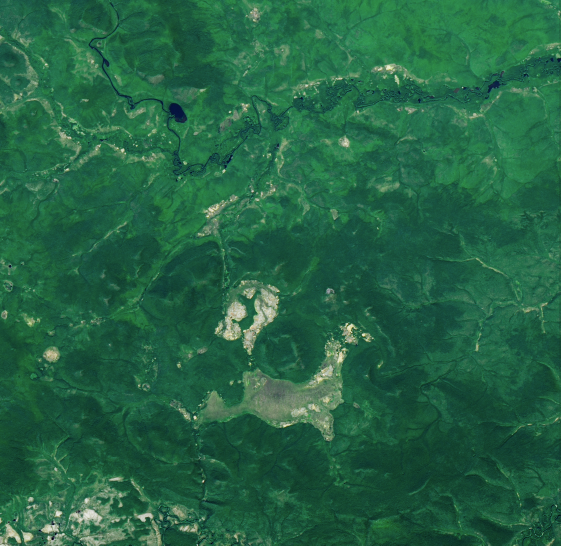
#> input picture production/tunguska-ep011/sources/russia_tunguskablast_oli_20240706_lrg.jpg, 1122 x 1091 px (shown at 1/2 size); its folder holds only this picture in this run
$ python thumbs.py ../sources/russia_tunguskablast_oli_20240706_lrg.jpg ../thumbs/EP011_cover_A_no_crater.jpg
#> lines starting #> are read from the running program, lines starting #| are printed output that depends on the picture
### production/bennu-ep012/assembly/paint.py
"""EP011 painted 2.5D primitives (Pillow + numpy only).

Procedural painted look for the selected Orbital Atlas style: textured gradients, brush-noise grain,
sculpted conifer sprites with lit/shadow sides, soft glows. Everything here is original, generated in code.
"""
import math
from functools import lru_cache
import numpy as np
from PIL import Image, ImageDraw, ImageFilter, ImageFont, ImageChops

W, H, FPS = 1920, 1080, 30
FI = "/usr/share/fonts/opentype/inter/"


def clamp(x, a=0.0, b=1.0):
    return a if x < a else b if x > b else x


def seg(t, a, b):
    return clamp((t - a) / (b - a)) if b > a else float(t >= a)


def smooth(x):
    x = clamp(x)
    return x * x * (3 - 2 * x)


def ease_out(x):
    x = clamp(x)
    return 1 - (1 - x) ** 3


def ease_in(x):
    x = clamp(x)
    return x ** 3


def lerp(a, b, u):
    return a + (b - a) * u


def mix(c0, c1, u):
    return tuple(int(round(lerp(a, b, u))) for a, b in zip(c0, c1))


@lru_cache(maxsize=None)
def font(name, size):
    return ImageFont.truetype(FI + name, size)


# ---------------------------------------------------------------- noise / texture
def noise(w, h, cell, seed, aniso=1.0):
    """value noise: random grid upsampled bicubic; aniso>1 stretches horizontally (brush strokes)."""
    rng = np.random.default_rng(seed)
    gw, gh = max(2, int(w / (cell * aniso))), max(2, int(h / cell))
    g = (rng.random((gh, gw)) * 255).astype(np.uint8)
    im = Image.fromarray(g, "L").resize((w, h), Image.BICUBIC)
    return np.asarray(im, np.float32) / 255.0


def fbm(w, h, seed, cells=(160, 60, 22, 8), weights=(0.45, 0.28, 0.17, 0.10), aniso=1.0):
#> called with w = 512, h = 512, seed = 4, cells = (85.33, 36.57, 17.07), weights = (0.5, 0.3, 0.2), aniso = 1
    out = np.zeros((h, w), np.float32)
    for k, (c, wt) in enumerate(zip(cells, weights)):
        out += wt * noise(w, h, c, seed + 17 * k, aniso)
    return out


# [17 lines left out: functions paint_texture, vgradient, not called in this run]


def radial_alpha(size, inner=0.0, power=1.6):
    s = size
    y, x = np.mgrid[0:s, 0:s].astype(np.float32)
    r = np.hypot(x - s / 2 + 0.5, y - s / 2 + 0.5) / (s / 2)
    a = np.clip(1 - (r - inner) / (1 - inner), 0, 1) ** power
    return a


def glow_sprite(size, color, power=1.6, core=None, seed=0, turb=0.0):
    """soft radial glow RGBA; core=(r,g,b) hot centre; turb adds painted turbulence to the edge."""
    a = radial_alpha(size, 0.0, power)
    if turb:
        a = a * (1 - turb + turb * 2 * fbm(size, size, seed, cells=(size / 6, size / 14, size / 30), weights=(0.5, 0.3, 0.2)))
    rgb = np.zeros((size, size, 3), np.float32)
    rgb[:] = color
    if core is not None:
        k = radial_alpha(size, 0.0, 3.0)[..., None]
        rgb = rgb * (1 - k) + np.array(core, np.float32) * k
    out = np.dstack([rgb, np.clip(a, 0, 1) * 255]).astype(np.uint8)
#> out: shape (512, 512, 4)
    return Image.fromarray(out, "RGBA")


# ---------------------------------------------------------------- sprites
# [85 lines left out: functions tree_sprite, stamp, add_glow, not called in this run]


def camera(layer, cx, cy, zoom, out=(W, H)):
    """view of `layer` centred on (cx, cy) in layer pixels at zoom (1 = layer px per output px)."""
    w, h = out
    sx = 1.0 / zoom
    x0 = cx - w * sx / 2; y0 = cy - h * sx / 2
    return layer.transform(out, Image.AFFINE, (sx, 0, x0, 0, sx, y0), resample=Image.BILINEAR)


# ---------------------------------------------------------------- text
def shadow_text(img, xy, text, f, fill, anchor="la", stroke=3, blur=8, shadow=(0, 0, 0, 190)):
    sh = Image.new("RGBA", img.size, (0, 0, 0, 0))
    ImageDraw.Draw(sh).text((xy[0] + 4, xy[1] + 6), text, font=f, fill=shadow, anchor=anchor, stroke_width=stroke, stroke_fill=shadow)
    sh = sh.filter(ImageFilter.GaussianBlur(blur))
    img.alpha_composite(sh)
    ImageDraw.Draw(img).text(xy, text, font=f, fill=fill, anchor=anchor, stroke_width=stroke, stroke_fill=(0, 0, 0, 255))


def pill(img, xy, text, size=24, bg=(10, 18, 34, 190), fg=(244, 238, 226, 255), anchor="l", alpha=1.0, wt="Inter-SemiBold.otf"):
    if alpha <= 0.01:
        return
    f = font(wt, size)
    d0 = ImageDraw.Draw(img)
    l, t, r, b = d0.textbbox((0, 0), text, font=f)
    w, h = r - l + 32, b - t + 20
    x, y = xy
    if anchor == "r":
        x -= w
    elif anchor == "c":
        x -= w / 2
    layer = Image.new("RGBA", (int(w), int(h)), (0, 0, 0, 0))
    d = ImageDraw.Draw(layer)
    d.rounded_rectangle([0, 0, w - 1, h - 1], 10, fill=bg)
    d.text((16 - l, 10 - t), text, font=f, fill=fg)
    if alpha < 0.999:
        layer.putalpha(layer.getchannel("A").point(lambda v: int(v * alpha)))
    img.alpha_composite(layer, (int(x), int(y)))


# [15 lines left out: functions grade, _vig, not called in this run]


@lru_cache(maxsize=8)
def _grain(w, h, s):
    return (np.random.default_rng(1000 + s).standard_normal((h, w)) * 1.0).astype(np.float32)

### production/tunguska-ep011/assembly/forest.py
"""Taiga hero scene: painted layered forest at dawn, bolide streak, airburst, pressure wave, staggered tree fall.
The state is a pure function of the event time e (seconds after the burst), so shots can hold, play and rewind
the same scene (actual scene-state rewind, not a reversed clip). Illustration / reconstruction, not to scale."""
import math
from functools import lru_cache
import numpy as np
from PIL import Image, ImageDraw, ImageFilter
from paint import (W, H, clamp, seg, smooth, ease_in, ease_out, lerp, mix, noise, fbm, paint_texture, vgradient,
                   glow_sprite, tree_sprite, stamp, add_glow, camera)

WW, WH = 2400, 1350           # world size (camera can zoom 1.25x without upscaling)
GZ = (1660, 300)              # burst point in world px (upper right, matches the thumbnail)
GROUND_Y = 900                # horizon of the near forest floor
V = 260.0                     # wave speed in world px per second (illustrative)
HAZE = (214, 150, 112)


# [36 lines left out: functions sky, _ridge, far_layers, not called in this run]


TREE_VARIANTS = 10


# [86 lines left out: functions tree, fallen_log, _trees, mid_layer_pair, hero_trees, ground_near, not called in this run]


FIRE = glow_sprite(512, (255, 150, 60), power=1.25, core=(255, 248, 225), seed=4, turb=0.35)
HALO = glow_sprite(512, (255, 180, 110), power=2.6)
SUN = glow_sprite(256, (255, 214, 150), power=2.0, core=(255, 250, 235))
STREAK_HEAD = glow_sprite(128, (255, 230, 190), power=1.5, core=(255, 255, 255))


# [108 lines left out: functions state, fall_angle, render, not called in this run]

### production/tunguska-ep011/assembly/scenes.py
"""EP011 scenes. Each scene(t, D, p) -> RGB 1920x1080 for local time t of a shot lasting D seconds.
Real sources: NASA EO Landsat 8 (2024-07-06) and the May 1929 Kulik expedition photo; everything else is original
painted illustration and is tagged as reconstruction / illustration on screen."""
import math, os
from functools import lru_cache
import numpy as np
from PIL import Image, ImageDraw, ImageFilter
from paint import (W, H, clamp, seg, smooth, ease_in, ease_out, lerp, mix, font, noise, fbm, paint_texture, vgradient,
                   glow_sprite, tree_sprite, stamp, add_glow, camera, shadow_text, pill, grade)
import forest as F

HERE = os.path.dirname(os.path.abspath(__file__))
SRC = os.path.join(HERE, "..", "sources")


def BD(im):
    """ImageDraw that alpha-blends semi-transparent colours onto an opaque canvas (plain Draw would overwrite alpha)."""
    d = ImageDraw.Draw(im)
    d.draw = Image.core.draw(im.im, 1)
    return d


YEL, WHT, INK = (255, 210, 63, 255), (255, 255, 255, 255), (244, 238, 226, 255)
CR_LS = "NASA EARTH OBSERVATORY / MICHALA GARRISON · LANDSAT 8 OLI, USGS · JULY 6, 2024"
CR_AR = "PHOTO: LEONID KULIK EXPEDITION, MAY 1929 · VIA NASA EARTH OBSERVATORY · PUBLIC DOMAIN"
ILL = "ILLUSTRATION · NOT TO SCALE"
REC = "RECONSTRUCTION · NOT FOOTAGE"


def tag_ill(img, text=ILL, a=1.0):
    pill(img, (W - 40, 36), text, 22, bg=(120, 52, 18, 200), anchor="r", alpha=a)


def credit(img, text, a=1.0):
    pill(img, (40, 36), text, 22, alpha=a)


# [24 lines left out: function headline, not called in this run]


def fade_io(t, D, i=0.35, o=0.35, d0=0.15):
    return smooth(seg(t, d0, d0 + i)) * (1 - smooth(seg(t, D - o - 0.05, D - 0.05)))


# ---------------------------------------------------------------- real images
@lru_cache(maxsize=1)
def landsat():
    im = Image.open(os.path.join(SRC, "russia_tunguskablast_oli_20240706_lrg.jpg")).convert("RGB")
    return im.resize((im.width * 2, im.height * 2), Image.LANCZOS)   # 2244 x 2182


LS_EPI = (534 * 2, 854 * 2)     # NASA EO label positions (720 px labelled version x 1.558, then x2)
LS_CHEKO = (288 * 2, 132 * 2)


# [11 lines left out: function ls_view, not called in this run]


def to_screen(pt, cam):
    cx, cy, z = cam
    return (W / 2 + (pt[0] - cx) * z, H / 2 + (pt[1] - cy) * z)


# [28 lines left out: function landsat_scene, not called in this run]


@lru_cache(maxsize=1)
def archive():
    im = Image.open(os.path.join(SRC, "kulik_1929_nasa_eo.jpg")).convert("L")
    return im.resize((im.width * 3 // 5, im.height * 3 // 5), Image.LANCZOS).convert("RGB")   # 3131 x 2126


# [34 lines left out: functions archive_scene, navy_bg, stars, not called in this run]


@lru_cache(maxsize=None)
def blurred_forest(e=-9.0, blur=14):
    return F.render(e, (1200, 700, 1.0), shake=False).filter(ImageFilter.GaussianBlur(blur))


# ---------------------------------------------------------------- cards
# [127 lines left out: functions card_scene, cover_grade, forest_scene, globe_scene, not called in this run]


# ---------------------------------------------------------------- cross-section physics
SEC_G = 860          # ground line
SEC_B = (1100, 360)  # burst point (illustrative height)


# [16 lines left out: functions section_bg, section_trees, not called in this run]


BOLIDE = glow_sprite(128, (255, 200, 150), power=1.4, core=(255, 255, 240))
FIREB = glow_sprite(512, (255, 140, 50), power=1.2, core=(255, 250, 230), seed=12, turb=0.4)
#> call 2 of fbm, with w = 512, h = 512, seed = 12, cells = (85.33, 36.57, 17.07), weights = (0.5, 0.3, 0.2), aniso = 1
#> after the loop in fbm (call 2), `for k, (c, wt) in enumerate(zip(cells, weights)):`:
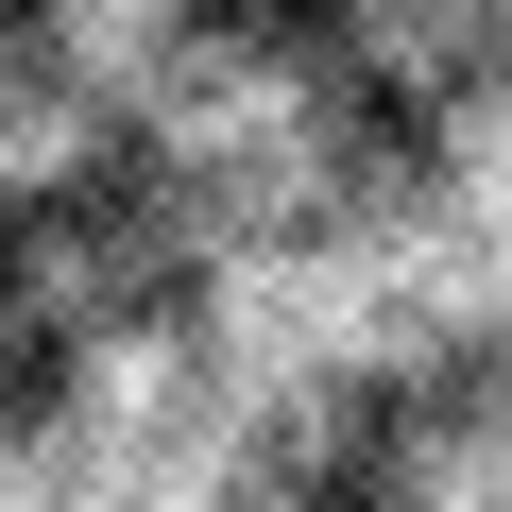
#> out: shape (512, 512) float32; min 0.0588, max 0.9, mean 0.498
#> in glow_sprite (call 6), `a = a * (1 - turb + turb * 2 * fbm(size, size, seed, cells=(size / 6, ..`:
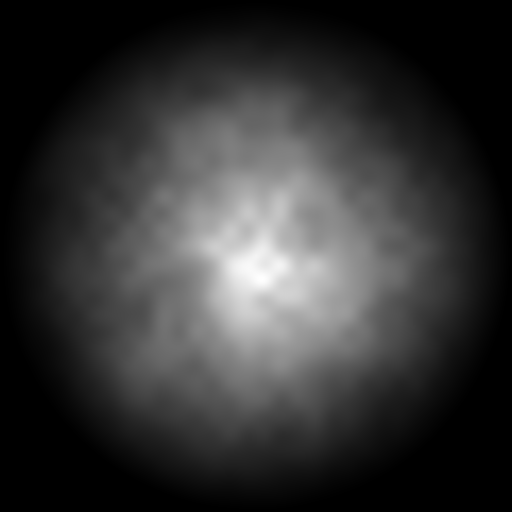
#> a: shape (512, 512) float32; min 0, max 1.12, mean 0.229; drawn with min black and max white
#> in glow_sprite (call 6), `out = np.dstack([rgb, np.clip(a, 0, 1) * 255]).astype(np.uint8)`:
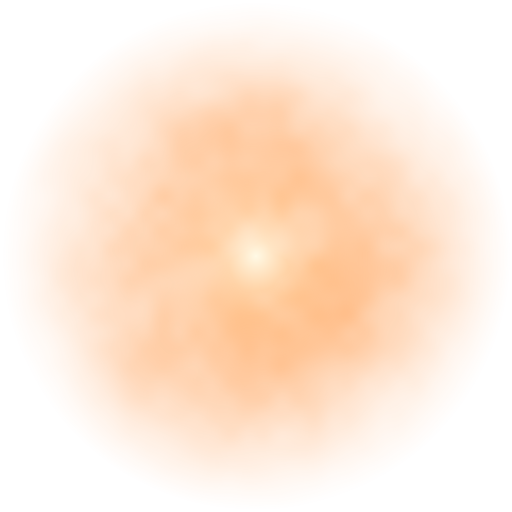
#> out: shape (512, 512, 4); mean of channels 0, 1, 2, 3 254.9, 148.3, 63.8, 57.9; transparent parts drawn white
HALO2 = glow_sprite(512, (255, 170, 100), power=2.6)


# [225 lines left out: functions section_scene, strata_bg, crater_scene, tf_bg, treefall_scene, not called in this run]


# ---------------------------------------------------------------- radial top-down map
RC = (W / 2, H / 2 + 20)


# [8 lines left out: function radial_bg, not called in this run]


def butterfly_r(theta, R):
    return R * (1 + 0.28 * math.cos(2 * (theta - 0.5)) + 0.12 * math.cos(theta - 2.4))


# [227 lines left out: functions radial_points, radial_scene, timeline_scene, city_layer, city_scene, sky_scene, not called in this run]


SCENES = dict(forest=forest_scene, landsat=landsat_scene, archive=archive_scene, card=card_scene, globe=globe_scene,
              section=section_scene, crater=crater_scene, treefall=treefall_scene, radial=radial_scene,
              timeline=timeline_scene, city=city_scene, sky=sky_scene)

### production/tunguska-ep011/assembly/thumbs.py
#!/usr/bin/env python3
"""EP011 covers. A = frame 0 of the film (built by build.py frames ... 0). B and C are A/B alternatives from the real sources.
usage: thumbs.py FRAME0.jpg OUTDIR"""
import os, sys
from PIL import Image, ImageDraw, ImageEnhance, ImageFilter
sys.path.insert(0, os.path.dirname(os.path.abspath(__file__)))
from paint import font, shadow_text, pill
import scenes as S

W, H = 1920, 1080
YEL, WHT = (255, 210, 63, 255), (255, 255, 255, 255)


def save(img, path):
    img.convert("RGB").resize((1280, 720), Image.LANCZOS).save(path, quality=92)
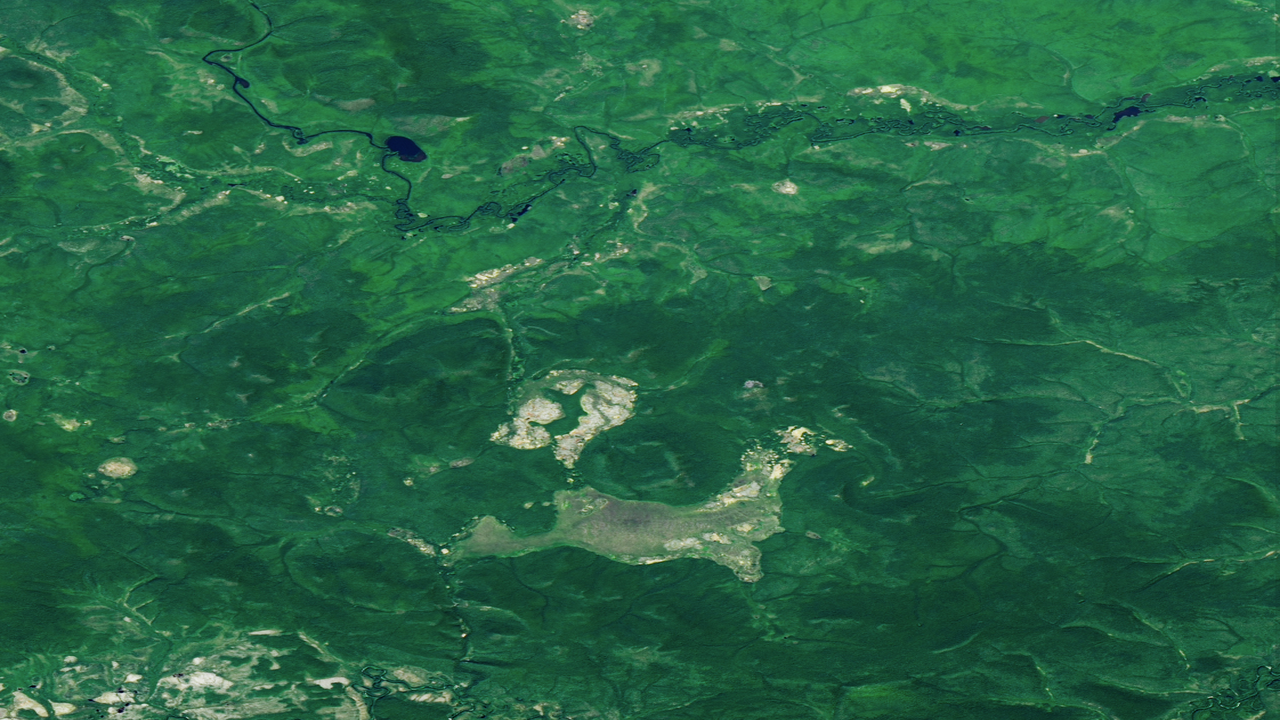
#> saved as EP011_cover_A_no_crater.jpg: PIL image 1280x720 RGB; mean R, G, B 36.5, 99.4, 68.1
#> img is the input picture: PIL image 1122x1091 RGB; mean R, G, B 36.5, 99.4, 68.1


def cover_b():
    ls = S.landsat()
    cx, cy, z = S.LS_EPI[0] - 120, S.LS_EPI[1] - 260, 1.25
    img = S.camera(ls, cx, cy, z)
#> in camera, `return layer.transform(out, Image.AFFINE, (sx, 0, x0, 0, sx, y0), resa..`:
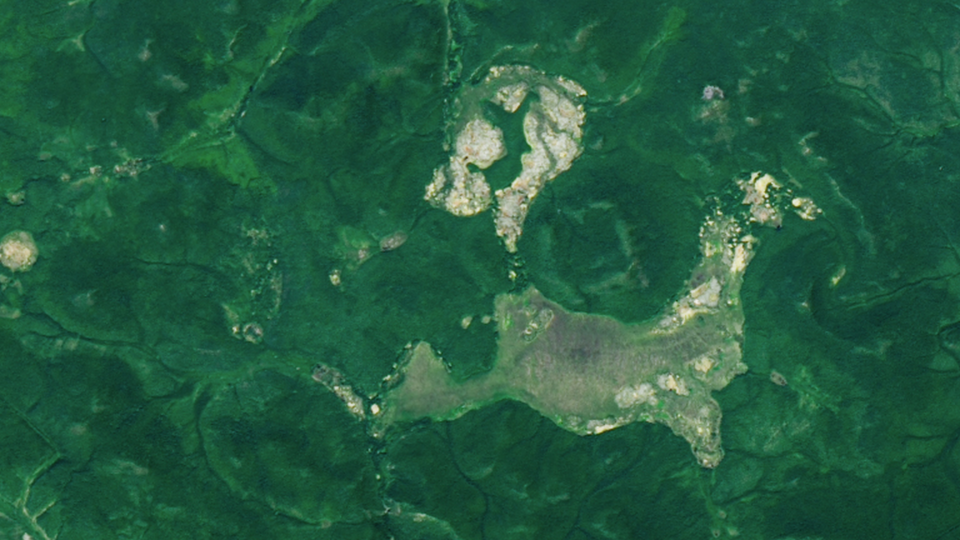
#> returned value: PIL image 1920x1080 RGB (shown at 1/2 size); mean R, G, B 35.6, 91.3, 64.6
    img = ImageEnhance.Color(img).enhance(1.35); img = ImageEnhance.Contrast(img).enhance(1.45)
    img = img.convert("RGBA")
#> img: PIL image 1920x1080 RGBA
    dark = Image.new("RGBA", (W, H), (0, 0, 0, 0)); dd = ImageDraw.Draw(dark)
#> after `dark = Image.new('RGBA', (W, H), (0, 0, 0, 0))`: dark: PIL image 1920x1080 RGBA; every value is 0
    for y in range(420):
        dd.line([(0, y), (W, y)], fill=(4, 10, 20, int(190 * (1 - y / 420) ** 1.3)))
    img.alpha_composite(dark)
    x, y = S.to_screen(S.LS_EPI, (cx, cy, z))
    d = S.BD(img)
    for r, wdt in ((120, 14), (128, 4)):
        d.ellipse([x - r, y - r, x + r, y + r], outline=(235, 40, 40, 255), width=wdt)
    shadow_text(img, (70, 50), "WHAT HIT HERE?", font("Inter-Black.otf", 200), WHT, "la", stroke=8, blur=14)
    shadow_text(img, (78, 290), "1908 · NO CRATER", font("Inter-Black.otf", 104), YEL, "la", stroke=6, blur=12)
#> call 2 of shadow_text, with xy = (78, 290), text = '1908 · NO CRATER', fill = (255, 210, 63, 255), anchor = 'la', stroke = 6, blur = 12, shadow = (0, 0, 0, 190)
#> in shadow_text (call 2), `sh = sh.filter(ImageFilter.GaussianBlur(blur))`:
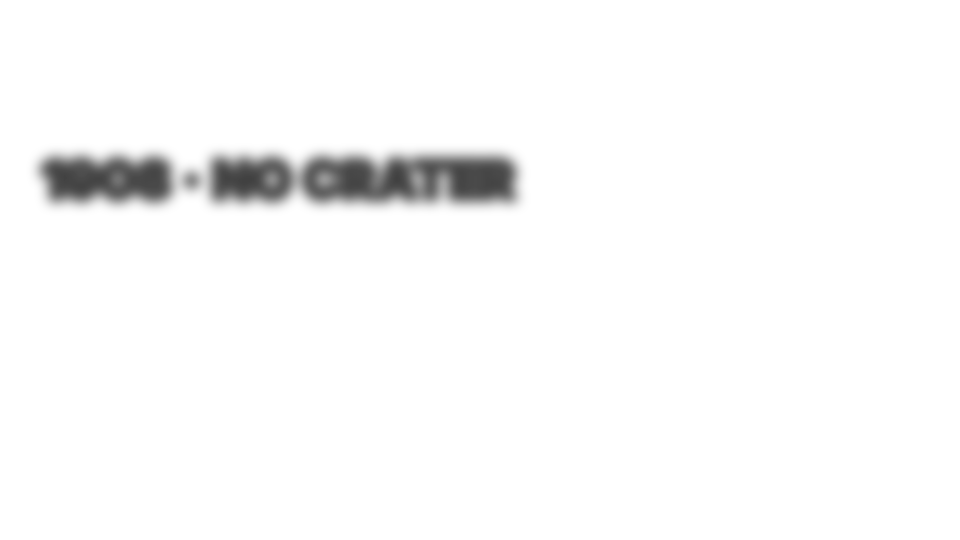
#> sh: PIL image 1920x1080 RGBA (shown at 1/2 size); mean R, G, B, A 0, 0, 0, 5.9; transparent parts drawn white
    pill(img, (W - 40, H - 80), "LANDSAT 8 · 2024 · NASA EO / USGS", 30, anchor="r", wt="Inter-Bold.otf")
#> in pill, `l, t, r, b = d0.textbbox((0, 0), text, font=f)`: l = 0; t = 7; r = 540; b = 34
#> in pill, `w, h = r - l + 32, b - t + 20`: w = 572; h = 47
#> in pill, `x -= w`: x = 1308
#> in pill, `layer = Image.new("RGBA", (int(w), int(h)), (0, 0, 0, 0))`: layer: PIL image 572x47 RGBA; every value is 0
    return img


def cover_c():
    ar = S.archive(); ls = S.landsat()
    left = S.camera(ar, ar.width * 0.42, ar.height * 0.55, H / ar.height * 1.35, out=(W // 2, H))
    right = S.camera(ls, S.LS_EPI[0], S.LS_EPI[1] - 150, 1.15, out=(W // 2, H))
    right = ImageEnhance.Color(right).enhance(1.5); right = ImageEnhance.Contrast(right).enhance(1.4)
    left = ImageEnhance.Contrast(left).enhance(1.45)
    img = Image.new("RGBA", (W, H)); img.paste(left, (0, 0)); img.paste(right, (W // 2, 0))
    d = S.BD(img)
    d.rectangle([W // 2 - 6, 0, W // 2 + 6, H], fill=(255, 210, 63, 255))
    dark = Image.new("RGBA", (W, H), (0, 0, 0, 0)); dd = ImageDraw.Draw(dark)
    for y in range(400):
        dd.line([(0, H - y), (W, H - y)], fill=(4, 10, 20, int(200 * (1 - y / 400) ** 1.3)))
    img.alpha_composite(dark)
    shadow_text(img, (60, 40), "1929", font("Inter-Black.otf", 130), YEL, "la", stroke=6)
    shadow_text(img, (W // 2 + 60, 40), "2024", font("Inter-Black.otf", 130), YEL, "la", stroke=6)
    shadow_text(img, (W // 2, H - 250), "NO CRATER?", font("Inter-Black.otf", 190), WHT, "ma", stroke=8, blur=14)
    return img


if __name__ == "__main__":
    f0, out = sys.argv[1], sys.argv[2]
    os.makedirs(out, exist_ok=True)
    save(Image.open(f0), os.path.join(out, "EP011_cover_A_no_crater.jpg"))
    save(cover_b(), os.path.join(out, "EP011_cover_B_what_hit_here.jpg"))
#> in save (call 2), `img.convert("RGB").resize((1280, 720), Image.LANCZOS).save(path, quali..`:
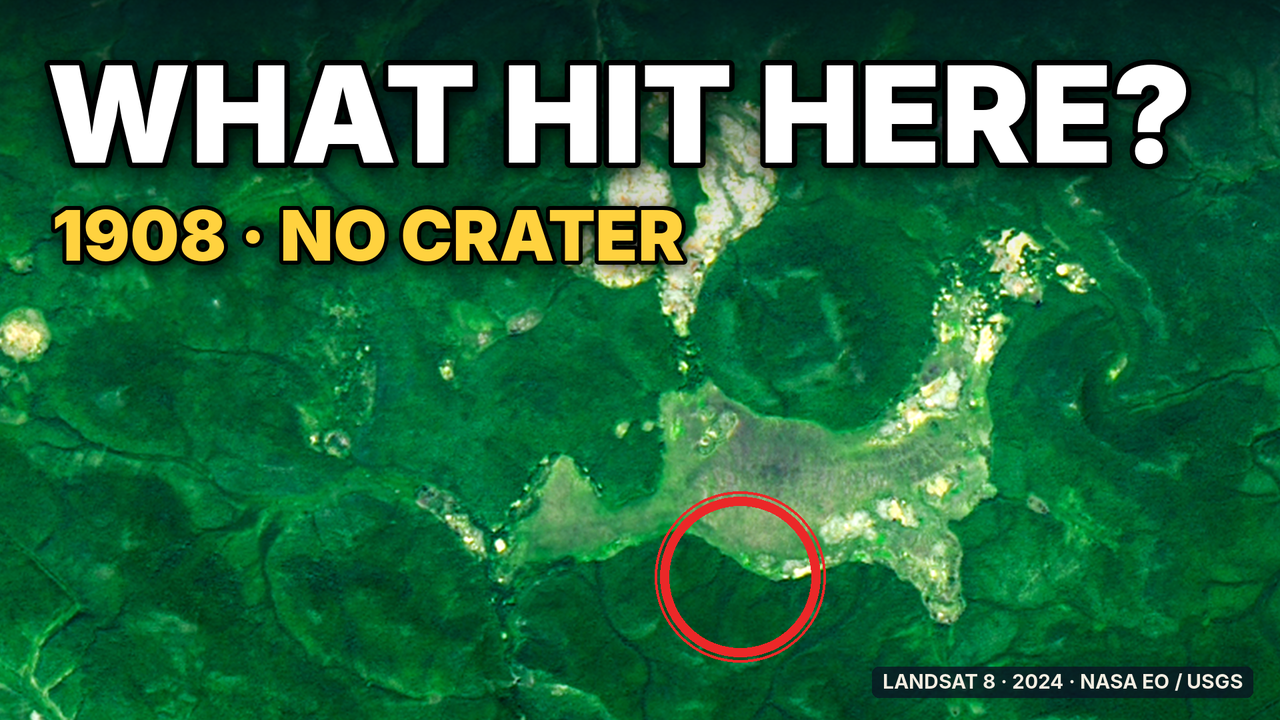
#> saved as EP011_cover_B_what_hit_here.jpg: PIL image 1280x720 RGB; mean R, G, B 36.2, 105.4, 63.8
#> (the run stopped early here; a loop or call above may not have finished)
